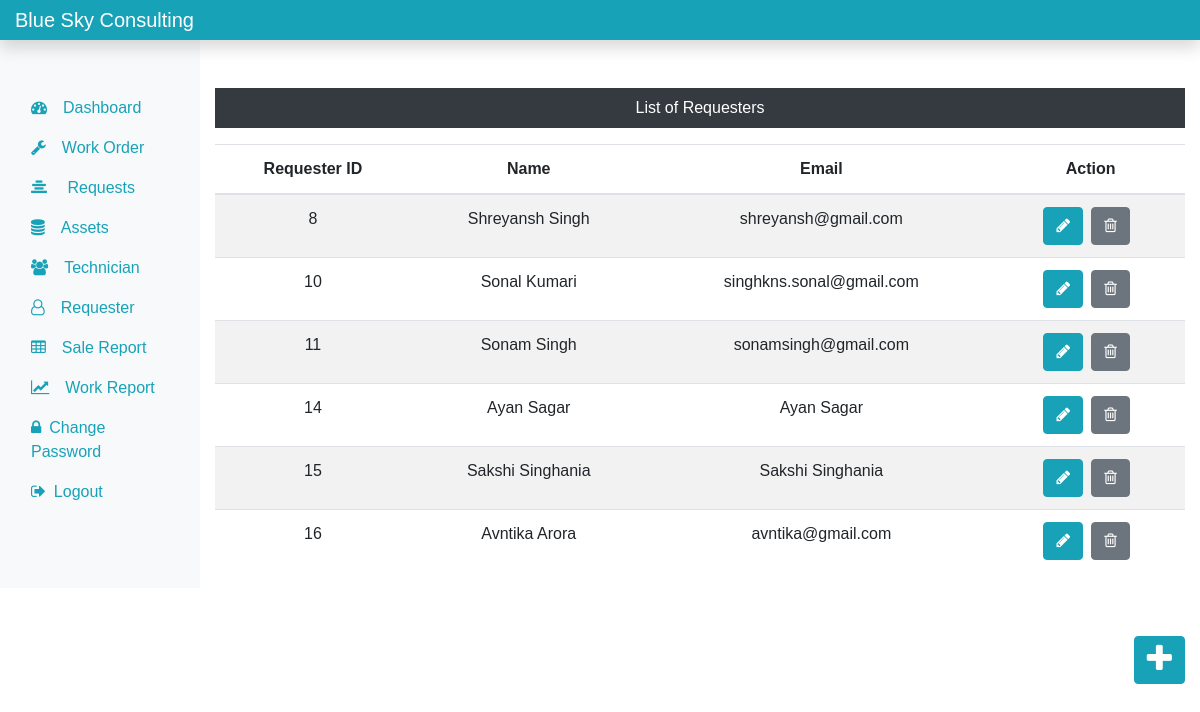
The page /admin/requester.php (signed in) on the database its author committed.
### tables this page shows
CREATE TABLE `reg_login` (
  `r_id` int(50) NOT NULL,
  `r_name` varchar(50) NOT NULL,
  `r_email` varchar(25) NOT NULL,
  `r_password` varchar(10) NOT NULL
);

### admin/requester.php (the view, shortened to what this page needs)
<?php
 include('includes/header.php');
 include('../requester/dbcon.php');
?>
<div class="col-sm-9 col-md-10 mt-5 text-center">
<p class="bg-dark text-white p-2">List of Requesters</p>
<?php
  $sql = "SELECT * FROM reg_login";
  $result = $conn->query($sql);
  if($result->num_rows > 0){
     echo '<table class="table table-striped">';
      echo '<thead>';
       echo '<tr>';
        echo '<th scope="col">Requester ID</th>';
        echo '<th scope="col">Name</th>';
        echo '<th scope="col">Email</th>';
        echo '<th scope="col">Action</th>';
      echo '</tr>';
      echo '</thead>';
      echo '<tbody>';
       while($row = $result->fetch_assoc()){
           echo '<tr>';
            echo '<td>'.$row["r_id"].'</td>';
            echo '<td>'.$row["r_name"].'</td>';
            echo '<td>'.$row["r_email"].'</td>';
            echo '<td>';
             echo '<form action="editreq.php" method="POST" class="d-inline">';
              echo '<input type="hidden" name="id" value='.$row['r_id'].'><button class="btn btn-info mr-2" type="submit" name="edit" value="Edit"><i class="fa fa-pencil" aria-hidden="true"></i></button>';
             echo '</form>';
             echo '<form action="" method="POST" class="d-inline">';
              echo '<input type="hidden" name="delete" value='.$row['r_id'].'><button class="btn btn-secondary mr-2" type="submit" name="del" value="Delete"><i class="fa fa-trash-o" aria-hidden="true"></i></button>';
             echo '</form>';
            echo '</td>';
           echo '</tr>';
       }
      echo '</tbody>';
      echo '</table>';
}
?>
</div>
</div>
<div class="float-right mt-5">
     <button class="btn btn-info"><a href="insertreq.php"><i class="fa fa-plus fa-2x" style="color:#fff;" aria-hidden="true"></i></a></button>
</div>
 </div>
</body>
</html>

### css/style.css (style rules this page uses)
* { padding: 0px; margin: 0px; font-family : 'Ubuntu', sans-serif; }

### admin/includes/header.php (style rules this page uses)
a { color: #17a2b8; }

### rows shown on the page
reg_login: r_id "8", r_name "Shreyansh Singh", r_email "shreyansh@gmail.com"
reg_login: r_id "10", r_name "Sonal Kumari", r_email "singhkns.sonal@gmail.com"
reg_login: r_id "11", r_name "Sonam Singh", r_email "sonamsingh@gmail.com"
reg_login: r_id "14", r_name "Ayan Sagar", r_email "Ayan Sagar"
reg_login: r_id "15", r_name "Sakshi Singhania", r_email "Sakshi Singhania"
reg_login: r_id "16", r_name "Avntika Arora", r_email "avntika@gmail.com"
